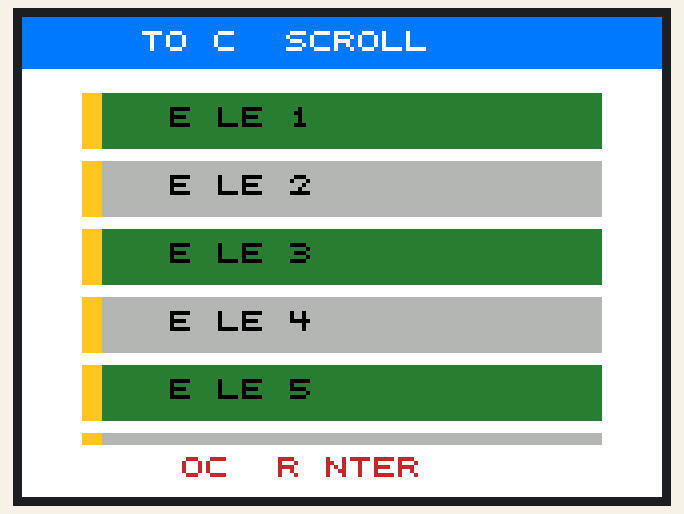
This program was run on a simulated Raspberry Pi Pico running MicroPython. On the bench: 320×240 colour display.

Above: at 1.0 s.

The program:

Touchpanel_Scroll_Test.py
```python
from machine import Pin, SPI
from time import sleep_ms


SPI_ID = 0
SPI_BAUDRATE = 20_000_000
PIN_SCK = 18
PIN_MOSI = 19
PIN_MISO = 16
PIN_DISPLAY_CS = 17
PIN_DISPLAY_DC = 20
PIN_DISPLAY_RST = 21
PIN_TOUCH_CS = 22

WIDTH = 320
HEIGHT = 240
DISPLAY_ROTATION = 0x28

TOUCH_X_MIN = 467
TOUCH_X_MAX = 3606
TOUCH_Y_MIN = 475
TOUCH_Y_MAX = 3789

VIEW_X = 20
VIEW_Y = 34
VIEW_W = 280
VIEW_H = 180
ROW_H = 34
ROW_COUNT = 12

# Bei gedrehtem Display liefert eine Hoch/Runter-Fingerbewegung die X-Achse.
# Wenn die Richtung falsch herum wirkt, diesen Wert auf -1 setzen.
TOUCH_SCROLL_SIGN = 1


def color565(r, g, b):
    return ((r & 248) << 8) | ((g & 252) << 3) | (b >> 3)


BLACK = color565(0, 0, 0)
WHITE = color565(255, 255, 255)
BLUE = color565(0, 120, 255)
GREEN = color565(46, 125, 50)
GRAY = color565(180, 180, 180)
YELLOW = color565(248, 196, 35)
RED = color565(198, 40, 40)


FONT = {
    " ": (0, 0, 0, 0, 0),
    "-": (0, 0, 14, 0, 0),
    "0": (14, 17, 19, 21, 14),
    "1": (4, 12, 4, 4, 14),
    "2": (14, 17, 2, 4, 31),
    "3": (30, 1, 14, 1, 30),
    "4": (18, 18, 31, 2, 2),
    "5": (31, 16, 30, 1, 30),
    "6": (14, 16, 30, 17, 14),
    "7": (31, 1, 2, 4, 8),
    "8": (14, 17, 14, 17, 14),
    "9": (14, 17, 15, 1, 14),
    "A": (14, 17, 31, 17, 17),
    "C": (15, 16, 16, 16, 15),
    "E": (31, 16, 30, 16, 31),
    "L": (16, 16, 16, 16, 31),
    "N": (17, 25, 21, 19, 17),
    "O": (14, 17, 17, 17, 14),
    "R": (30, 17, 30, 18, 17),
    "S": (15, 16, 14, 1, 30),
    "T": (31, 4, 4, 4, 4),
}


class ILI9341:
    def __init__(self):
        self.spi = SPI(
            SPI_ID,
            baudrate=SPI_BAUDRATE,
            polarity=0,
            phase=0,
            sck=Pin(PIN_SCK),
            mosi=Pin(PIN_MOSI),
            miso=Pin(PIN_MISO),
        )
        self.cs = Pin(PIN_DISPLAY_CS, Pin.OUT, value=1)
        self.dc = Pin(PIN_DISPLAY_DC, Pin.OUT, value=1)
        self.rst = Pin(PIN_DISPLAY_RST, Pin.OUT, value=1)
        self.touch_cs = Pin(PIN_TOUCH_CS, Pin.OUT, value=1)

    def spi_display(self):
        self.spi.init(baudrate=SPI_BAUDRATE, polarity=0, phase=0)

    def spi_touch(self):
        self.spi.init(baudrate=500_000, polarity=0, phase=0)

    def cmd(self, value):
        self.spi_display()
        self.touch_cs.on()
        self.cs.off()
        self.dc.off()
        self.spi.write(bytearray([value]))
        self.cs.on()

    def data(self, values):
        self.spi_display()
        self.touch_cs.on()
        self.cs.off()
        self.dc.on()
        self.spi.write(bytearray(values))
        self.cs.on()

    def reset(self):
        self.rst.on()
        sleep_ms(50)
        self.rst.off()
        sleep_ms(100)
        self.rst.on()
        sleep_ms(150)

    def init(self):
        self.reset()
        self.cmd(0x01)
        sleep_ms(120)
        self.cmd(0x11)
        sleep_ms(120)
        self.cmd(0x3A)
        self.data([0x55])
        self.cmd(0x36)
        self.data([DISPLAY_ROTATION])
        self.cmd(0x29)
        sleep_ms(50)

    def set_window(self, x0, y0, x1, y1):
        self.cmd(0x2A)
        self.data([x0 >> 8, x0 & 255, x1 >> 8, x1 & 255])
        self.cmd(0x2B)
        self.data([y0 >> 8, y0 & 255, y1 >> 8, y1 & 255])
        self.cmd(0x2C)

    def fill_rect(self, x, y, w, h, color):
        if w <= 0 or h <= 0:
            return
        x = max(0, min(WIDTH - 1, x))
        y = max(0, min(HEIGHT - 1, y))
        w = min(w, WIDTH - x)
        h = min(h, HEIGHT - y)
        self.set_window(x, y, x + w - 1, y + h - 1)
        hi = color >> 8
        lo = color & 255
        line = bytearray([hi, lo] * w)
        self.spi_display()
        self.touch_cs.on()
        self.cs.off()
        self.dc.on()
        for _ in range(h):
            self.spi.write(line)
        self.cs.on()

    def fill_screen(self, color):
        self.fill_rect(0, 0, WIDTH, HEIGHT, color)

    def blit_buffer(self, x, y, w, h, buffer):
        self.set_window(x, y, x + w - 1, y + h - 1)
        self.spi_display()
        self.touch_cs.on()
        self.cs.off()
        self.dc.on()
        self.spi.write(buffer)
        self.cs.on()

    def text(self, text, x, y, color=BLACK, scale=3, spacing=1):
        cx = x
        for ch in text.upper():
            glyph = FONT.get(ch, FONT[" "])
            for col, bits in enumerate(glyph):
                for row in range(7):
                    if bits & (1 << row):
                        self.fill_rect(
                            cx + (6 - row) * scale,
                            y + col * scale,
                            scale,
                            scale,
                            color,
                        )
            cx += (5 + spacing) * scale


class XPT2046:
    def __init__(self, display):
        self.d = display

    def read_raw_channel(self, command):
        self.d.spi_touch()
        self.d.cs.on()
        self.d.touch_cs.off()

        tx = bytearray([command, 0, 0])
        rx = bytearray(3)
        self.d.spi.write_readinto(tx, rx)

        self.d.touch_cs.on()
        return ((rx[1] << 8) | rx[2]) >> 3

    def read_raw(self):
        x_raw = self.read_raw_channel(0xD0)
        y_raw = self.read_raw_channel(0x90)

        if x_raw <= 20 or y_raw <= 20:
            return None
        if x_raw >= 4075 or y_raw >= 4075:
            return None

        return x_raw, y_raw

    def map_value(self, value, in_min, in_max, out_min, out_max):
        return int((value - in_min) * (out_max - out_min) / (in_max - in_min) + out_min)

    def read_screen(self):
        raw = self.read_raw()
        if raw is None:
            return None

        x_raw, y_raw = raw
        x = self.map_value(x_raw, TOUCH_X_MIN, TOUCH_X_MAX, 0, WIDTH)
        y = self.map_value(y_raw, TOUCH_Y_MIN, TOUCH_Y_MAX, 0, HEIGHT)

        x = max(0, min(WIDTH - 1, x))
        y = max(0, min(HEIGHT - 1, y))
        return x, y, x_raw, y_raw


def draw_static_background(display):
    display.fill_screen(WHITE)
    display.fill_rect(0, 0, WIDTH, 26, BLUE)
    display.text("TOUCH SCROLL", 56, 7, WHITE, 2)
    display.text("HOCH RUNTER", 64, 220, RED, 2)

    for y in range(44, 220, 28):
        display.fill_rect(20, y, 280, 1, GRAY)


def fill_buffer(buffer, color):
    hi = color >> 8
    lo = color & 255
    line = bytes([hi, lo]) * VIEW_W

    for y in range(VIEW_H):
        start = y * VIEW_W * 2
        buffer[start:start + VIEW_W * 2] = line


def fill_buffer_rect(buffer, x, y, w, h, color):
    x0 = max(0, x)
    y0 = max(0, y)
    x1 = min(VIEW_W, x + w)
    y1 = min(VIEW_H, y + h)

    if x0 >= x1 or y0 >= y1:
        return

    hi = color >> 8
    lo = color & 255
    line = bytes([hi, lo]) * (x1 - x0)

    for py in range(y0, y1):
        start = (py * VIEW_W + x0) * 2
        buffer[start:start + len(line)] = line


def draw_buffer_text(buffer, text, x, y, color=BLACK, scale=2, spacing=1):
    cx = x

    for ch in text.upper():
        glyph = FONT.get(ch, FONT[" "])
        for col, bits in enumerate(glyph):
            for row in range(7):
                if bits & (1 << row):
                    fill_buffer_rect(
                        buffer,
                        cx + (6 - row) * scale,
                        y + col * scale,
                        scale,
                        scale,
                        color,
                    )
        cx += (5 + spacing) * scale


def draw_list(display, scroll, buffer):
    fill_buffer(buffer, WHITE)

    for i in range(ROW_COUNT):
        y = 4 + i * ROW_H - scroll
        if y < -30 or y > VIEW_H:
            continue

        color = GREEN if i % 2 == 0 else GRAY
        fill_buffer_rect(buffer, 10, y, 260, 28, color)
        fill_buffer_rect(buffer, 10, y, 10, 28, YELLOW)
        draw_buffer_text(buffer, "ZEILE " + str(i + 1), 38, y + 7, BLACK, 2)

    display.blit_buffer(VIEW_X, VIEW_Y, VIEW_W, VIEW_H, buffer)


def main():
    display = ILI9341()
    touch = XPT2046(display)
    display.init()
    draw_static_background(display)

    list_buffer = bytearray(VIEW_W * VIEW_H * 2)
    scroll = 0
    last_touch_axis = None
    max_scroll = ROW_COUNT * ROW_H - VIEW_H
    draw_list(display, scroll, list_buffer)

    while True:
        data = touch.read_screen()

        if data is None:
            last_touch_axis = None
            sleep_ms(20)
            continue

        x, _y, _x_raw, _y_raw = data

        if last_touch_axis is not None:
            delta = x - last_touch_axis
            if delta > 1 or delta < -1:
                scroll += delta * TOUCH_SCROLL_SIGN
                scroll = max(0, min(max_scroll, scroll))
                draw_list(display, scroll, list_buffer)

        last_touch_axis = x
        sleep_ms(20)


main()
```
